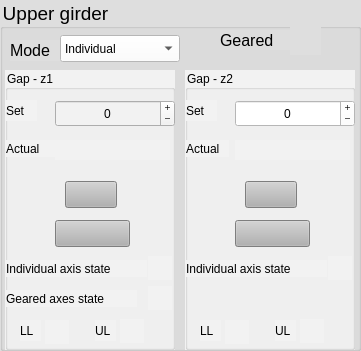
     <widget class="TaurusGroupBox" name="taurusGroupBox_5">
      <property name="geometry">
       <rect>
        <x>7</x>
        <y>10</y>
        <width>361</width>
        <height>351</height>
       </rect>
      </property>
      <property name="font">
       <font>
        <pointsize>14</pointsize>
       </font>
      </property>
      <property name="styleSheet">
       <string notr="true">background-color: rgb(222, 222, 222);</string>
      </property>
      <property name="title">
       <string>Upper girder</string>
      </property>
      <widget class="TaurusGroupBox" name="taurusGroupBox_6">
       <property name="geometry">
        <rect>
         <x>5</x>
         <y>70</y>
         <width>170</width>
         <height>280</height>
        </rect>
       </property>
       <property name="styleSheet">
        <string notr="true">background-color: rgb(242, 242, 242);</string>
       </property>
       <property name="title">
        <string>Gap - z1</string>
       </property>
       <widget class="QLabel" name="label_20">
        <property name="geometry">
         <rect>
          <x>1</x>
          <y>30</y>
          <width>31</width>
          <height>21</height>
         </rect>
        </property>
        <property name="text">
         <string>Set</string>
        </property>
       </widget>
       <widget class="QLabel" name="label_21">
        <property name="geometry">
         <rect>
          <x>1</x>
          <y>70</y>
          <width>67</width>
          <height>17</height>
         </rect>
        </property>
        <property name="text">
         <string>Actual</string>
        </property>
       </widget>
       <widget class="TaurusCommandButton" name="btnGoA">
        <property name="geometry">
         <rect>
          <x>60</x>
          <y>111</y>
          <width>52</width>
          <height>27</height>
         </rect>
        </property>
        <property name="styleSheet">
         <string notr="true">background-color: rgb(177, 177, 177);</string>
        </property>
        <property name="CustomText">
         <string>Go</string>
        </property>
       </widget>
       <widget class="TaurusCommandButton" name="taurusCommandButton">
        <property name="geometry">
         <rect>
          <x>50</x>
          <y>150</y>
          <width>75</width>
          <height>27</height>
         </rect>
        </property>
        <property name="styleSheet">
         <string notr="true">background-color: rgb(177, 177, 177);</string>
        </property>
        <property name="Model">
         <string>$gapz1</string>
        </property>
        <property name="Command">
         <string>Stop</string>
        </property>
        <property name="CustomText">
         <string>Stop</string>
        </property>
       </widget>
       <widget class="QLabel" name="label_22">
        <property name="geometry">
         <rect>
          <x>1</x>
          <y>190</y>
          <width>141</width>
          <height>17</height>
         </rect>
        </property>
        <property name="text">
         <string>Individual axis state</string>
        </property>
       </widget>
       <widget class="TaurusLed" name="taurusLed_2">
        <property name="geometry">
         <rect>
          <x>143</x>
          <y>186</y>
          <width>24</width>
          <height>24</height>
         </rect>
        </property>
        <property name="model">
         <string>$gapz1/State</string>
        </property>
       </widget>
       <widget class="QLabel" name="label_23">
        <property name="geometry">
         <rect>
          <x>1</x>
          <y>220</y>
          <width>131</width>
          <height>17</height>
         </rect>
        </property>
        <property name="text">
         <string>Geared axes state</string>
        </property>
       </widget>
       <widget class="TaurusLed" name="taurusLed_3">
        <property name="geometry">
         <rect>
          <x>143</x>
          <y>216</y>
          <width>24</width>
          <height>24</height>
         </rect>
        </property>
        <property name="model">
         <string>$gearUp/State</string>
        </property>
       </widget>
       <widget class="TaurusLed" name="taurusLed_4">
        <property name="geometry">
         <rect>
          <x>40</x>
          <y>250</y>
          <width>24</width>
          <height>24</height>
         </rect>
        </property>
        <property name="model">
         <string>$gapz1/backwardLimitSwitch</string>
        </property>
       </widget>
       <widget class="TaurusLed" name="taurusLed_5">
        <property name="geometry">
         <rect>
          <x>115</x>
          <y>249</y>
          <width>24</width>
          <height>24</height>
         </rect>
        </property>
        <property name="model">
         <string>$gapz1/forwardLimitSwitch</string>
        </property>
       </widget>
       <widget class="QLabel" name="label_24">
        <property name="geometry">
         <rect>
          <x>15</x>
          <y>250</y>
          <width>21</width>
          <height>21</height>
         </rect>
        </property>
        <property name="text">
         <string>LL</string>
        </property>
       </widget>
       <widget class="QLabel" name="label_25">
        <property name="geometry">
         <rect>
          <x>90</x>
          <y>250</y>
          <width>21</width>
          <height>21</height>
         </rect>
        </property>
        <property name="text">
         <string>UL</string>
        </property>
       </widget>
       <widget class="QSpinBox" name="refPosA">
        <property name="geometry">
         <rect>
          <x>50</x>
          <y>30</y>
          <width>120</width>
          <height>27</height>
         </rect>
        </property>
        <property name="layoutDirection">
         <enum>Qt::LeftToRight</enum>
        </property>
        <property name="alignment">
         <set>Qt::AlignCenter</set>
        </property>
        <property name="buttonSymbols">
         <enum>QAbstractSpinBox::PlusMinus</enum>
        </property>
        <property name="minimum">
         <number>-99999</number>
        </property>
        <property name="maximum">
         <number>99999</number>
        </property>
       </widget>
       <widget class="TaurusLabel" name="mPosA">
        <property name="geometry">
         <rect>
          <x>50</x>
          <y>70</y>
          <width>115</width>
          <height>20</height>
         </rect>
        </property>
        <property name="alignment">
         <set>Qt::AlignRight|Qt::AlignTrailing|Qt::AlignVCenter</set>
        </property>
        <property name="model">
         <string>$gapz1/position</string>
        </property>
        <property name="suffixText">
         <string> um</string>
        </property>
       </widget>
      </widget>
      <widget class="TaurusGroupBox" name="taurusGroupBox_7">
       <property name="geometry">
        <rect>
         <x>185</x>
         <y>70</y>
         <width>170</width>
         <height>280</height>
        </rect>
       </property>
       <property name="styleSheet">
        <string notr="true">background-color: rgb(242, 242, 242);</string>
       </property>
       <property name="title">
        <string>Gap - z2</string>
       </property>
       <widget class="TaurusLed" name="taurusLed_6">
        <property name="geometry">
         <rect>
          <x>143</x>
          <y>186</y>
          <width>24</width>
          <height>24</height>
         </rect>
        </property>
        <property name="model">
         <string>$gapz2/State</string>
        </property>
       </widget>
       <widget class="TaurusCommandButton" name="btnGoB">
        <property name="geometry">
         <rect>
          <x>60</x>
          <y>111</y>
          <width>52</width>
          <height>27</height>
         </rect>
        </property>
        <property name="styleSheet">
         <string notr="true">background-color: rgb(177, 177, 177);</string>
        </property>
        <property name="CustomText">
         <string>Go</string>
        </property>
       </widget>
       <widget class="QLabel" name="label_26">
        <property name="geometry">
         <rect>
          <x>15</x>
          <y>250</y>
          <width>21</width>
          <height>21</height>
         </rect>
        </property>
        <property name="text">
         <string>LL</string>
        </property>
       </widget>
       <widget class="TaurusLabel" name="mPosB">
        <property name="geometry">
         <rect>
          <x>50</x>
          <y>70</y>
          <width>115</width>
          <height>20</height>
         </rect>
        </property>
        <property name="alignment">
         <set>Qt::AlignRight|Qt::AlignTrailing|Qt::AlignVCenter</set>
        </property>
        <property name="model">
         <string>$gapz2/position</string>
        </property>
        <property name="suffixText">
         <string> um</string>
        </property>
       </widget>
       <widget class="TaurusCommandButton" name="StopSlaveUp">
        <property name="geometry">
         <rect>
          <x>50</x>
          <y>150</y>
          <width>75</width>
          <height>27</height>
         </rect>
        </property>
        <property name="styleSheet">
         <string notr="true">background-color: rgb(177, 177, 177);</string>
        </property>
        <property name="Model">
         <string>$gapz2</string>
        </property>
        <property name="Command">
         <string>Stop</string>
        </property>
        <property name="CustomText">
         <string>Stop</string>
        </property>
       </widget>
       <widget class="QLabel" name="label_28">
        <property name="geometry">
         <rect>
          <x>90</x>
          <y>250</y>
          <width>21</width>
          <height>21</height>
         </rect>
        </property>
        <property name="text">
         <string>UL</string>
        </property>
       </widget>
       <widget class="QSpinBox" name="refPosB">
        <property name="geometry">
         <rect>
          <x>50</x>
          <y>30</y>
          <width>120</width>
          <height>27</height>
         </rect>
        </property>
        <property name="styleSheet">
         <string notr="true">background-color: rgb(255, 255, 255);
color: rgb(0, 0, 0);</string>
        </property>
        <property name="alignment">
         <set>Qt::AlignCenter</set>
        </property>
        <property name="buttonSymbols">
         <enum>QAbstractSpinBox::PlusMinus</enum>
        </property>
        <property name="minimum">
         <number>-99999</number>
        </property>
        <property name="maximum">
         <number>99999</number>
        </property>
       </widget>
       <widget class="QLabel" name="label_29">
        <property name="geometry">
         <rect>
          <x>1</x>
          <y>30</y>
          <width>31</width>
          <height>21</height>
         </rect>
        </property>
        <property name="text">
         <string>Set</string>
        </property>
       </widget>
       <widget class="QLabel" name="label_30">
        <property name="geometry">
         <rect>
          <x>1</x>
          <y>190</y>
          <width>141</width>
          <height>17</height>
         </rect>
        </property>
        <property name="text">
         <string>Individual axis state</string>
        </property>
       </widget>
       <widget class="QLabel" name="label_31">
        <property name="geometry">
         <rect>
          <x>1</x>
          <y>70</y>
          <width>43</width>
          <height>17</height>
         </rect>
        </property>
        <property name="text">
         <string>Actual</string>
        </property>
       </widget>
       <widget class="TaurusLed" name="taurusLed_8">
        <property name="geometry">
         <rect>
          <x>40</x>
          <y>250</y>
          <width>24</width>
          <height>24</height>
         </rect>
        </property>
        <property name="model">
         <string>$gapz2/backwardLimitSwitch</string>
        </property>
       </widget>
       <widget class="TaurusLed" name="taurusLed_9">
        <property name="geometry">
         <rect>
          <x>115</x>
          <y>249</y>
          <width>24</width>
          <height>24</height>
         </rect>
        </property>
        <property name="model">
         <string>$gapz2/forwardLimitSwitch</string>
        </property>
       </widget>
      </widget>
      <widget class="QLabel" name="label_18">
       <property name="geometry">
        <rect>
         <x>10</x>
         <y>40</y>
         <width>51</width>
         <height>21</height>
        </rect>
       </property>
       <property name="font">
        <font>
         <pointsize>12</pointsize>
        </font>
       </property>
       <property name="text">
        <string>Mode</string>
       </property>
      </widget>
      <widget class="QComboBox" name="cmbGearUpper">
       <property name="geometry">
        <rect>
         <x>60</x>
         <y>35</y>
         <width>120</width>
         <height>27</height>
        </rect>
       </property>
       <property name="styleSheet">
        <string notr="true">background-color: rgb(255, 255, 255);
color: rgb(0, 0, 0);</string>
       </property>
       <item>
        <property name="text">
         <string>Individual</string>
        </property>
       </item>
       <item>
        <property name="text">
         <string>Geared</string>
        </property>
       </item>
      </widget>
      <widget class="QLabel" name="label_19">
       <property name="geometry">
        <rect>
         <x>220</x>
         <y>30</y>
         <width>71</width>
         <height>20</height>
        </rect>
       </property>
       <property name="font">
        <font>
         <pointsize>12</pointsize>
        </font>
       </property>
       <property name="text">
        <string>Geared</string>
       </property>
      </widget>
      <widget class="TaurusLed" name="taurusLed">
       <property name="geometry">
        <rect>
         <x>290</x>
         <y>24</y>
         <width>31</width>
         <height>31</height>
        </rect>
       </property>
       <property name="model">
        <string>$gearUp/isGeared</string>
       </property>
      </widget>
     </widget>
